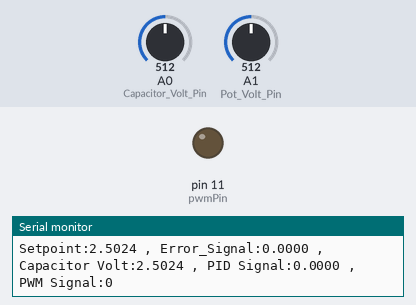
A sketch run on a simulated Arduino Uno, built with avr-gcc and run on an emulated ATmega328P. Parts: output pins drawn as LEDs (lit = HIGH), the last lines printed to the serial monitor. The test bench sets the inputs (shaded band); at power-on: A1 (Pot_Volt_Pin) = 512, A0 (Capacitor_Volt_Pin) = 512.

Above: at 1.2 s.
1.3 s: A1 (Pot_Volt_Pin) set to 524
At 1.48 s:
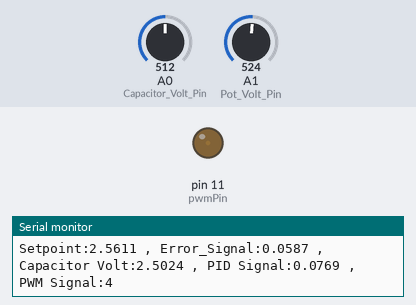
4.3 s: A0 (Capacitor_Volt_Pin) set to 306
7.3 s: A1 (Pot_Volt_Pin) set to 122
At 8.03 s:
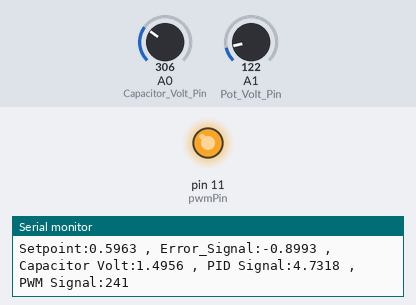
10.3 s: A0 (Capacitor_Volt_Pin) set to 0
13.3 s: A0 (Capacitor_Volt_Pin) set to 716
At 13.46 s:
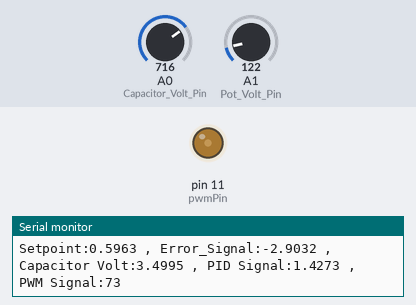
Timing chart, 0 to 16.3 s (numbered marks = the images above; inputs shaded):
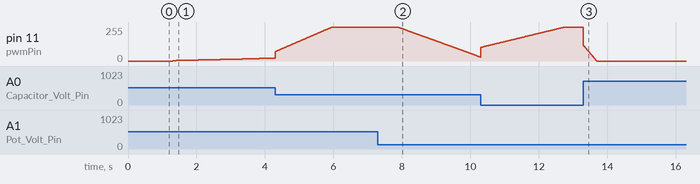

The sketch:

RC_plant_PI_controller.ino
```cpp
// Incremental PI (Tustin-discretized) - Ts = 1 ms
const int Capacitor_Volt_Pin = A0;
const int Pot_Volt_Pin = A1;
const int pwmPin = 11;
const float Vref = 5.0;
const int ADCmax = 1023;
const unsigned long Ts_ms = 1;   // 1 ms sample time

// Discrete incremental coefficients (from Tustin)
const float a = 0.96464;
const float b = 0.982;


// Limits (u in volts)
const float u_min = 0.0;
const float u_max = 5.0;

float e = 0.0, e_prev = 0.0;
float u = 0.0, u_prev = 0.0;


unsigned long lastMillis = 0;

void setup() {
  pinMode(pwmPin, OUTPUT);
  analogWrite(pwmPin, 0);
  Serial.begin(115200);
  lastMillis = millis();
  Serial.println("time(ms),Vcap,u_volts,pwm");
}

void loop() {
  // run at ~1 ms intervals
  if (millis() - lastMillis < Ts_ms) return;
  lastMillis = millis();

  // measure Capacitor voltage
  int raw = analogRead(Capacitor_Volt_Pin);
  float Vcap = (raw / (float)ADCmax) * Vref;

  //Get Setpoint Voltage
  int Setpoint_raw = analogRead(Pot_Volt_Pin);
  float Setpoint = (Setpoint_raw / (float)ADCmax) * Vref;

  // compute error
  e = Setpoint - Vcap;

  //  PI Control Algorithm
  u = u_prev + a*(e - b*e_prev);

  // map to PWM and write
  int pwm = (int)round((u / Vref) * 255.0);
  pwm = constrain(pwm, 0, 255);
  analogWrite(pwmPin, pwm);

  int resolution = 4;

  // telemetry
  Serial.print("Setpoint"); Serial.print(":");Serial.print(Setpoint,resolution); Serial.print(" , ");
  Serial.print("Error_Signal"); Serial.print(":");Serial.print(e,resolution); Serial.print(" , ");
  Serial.print("Capacitor Volt"); Serial.print(":");Serial.print(Vcap,resolution); Serial.print(" , ");
  Serial.print("PID Signal"); Serial.print(":");Serial.print(u,resolution); Serial.print(" , ");
  Serial.print("PWM Signal"); Serial.print(":");Serial.println(pwm);

  // shift states
  e_prev = e;
  u_prev = u;
}
```

Measured:
- after the input at 1.3 s, pin 11 (pwmPin): moves from 0/255 to 21/255 over 2.9 s, starting at once
- after the input at 7.3 s, pin 11 (pwmPin): moves from 255/255 to 29/255 over 2.4 s, starting after 0.58 s
- after the input at 13.3 s, pin 11 (pwmPin): moves from 255/255 to 0/255 over 0.39 s, starting at once
